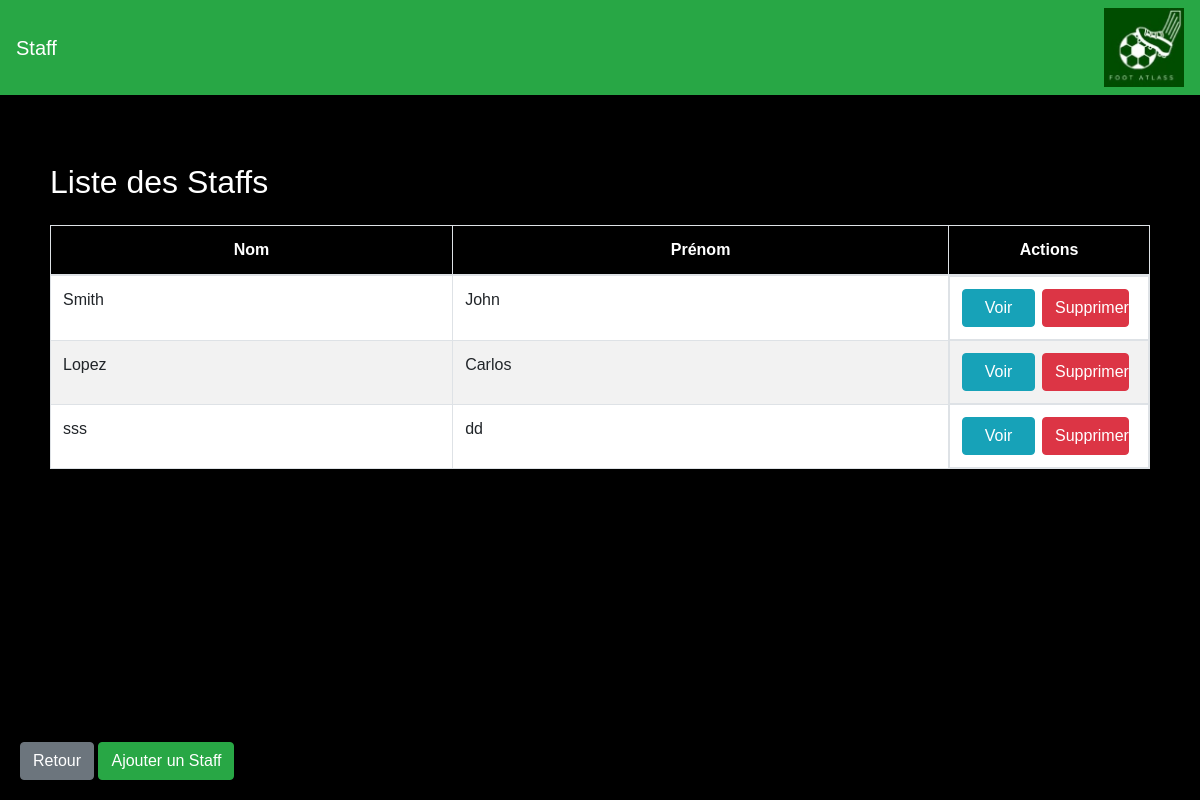
The page /pages/staff.php on the database its author committed.
### tables this page shows
CREATE TABLE IF NOT EXISTS `staff` (
  `id` int NOT NULL AUTO_INCREMENT,
  `nom` varchar(50) DEFAULT NULL,
  `prenom` varchar(50) DEFAULT NULL,
  `poste` varchar(50) DEFAULT NULL,
  `nationalite` varchar(50) DEFAULT NULL,
  `date_naissance` date DEFAULT NULL,
  `telephone` varchar(50) DEFAULT NULL,
  `date_embauche` date DEFAULT NULL,
  `email` varchar(50) DEFAULT NULL,
  `created_at` timestamp NOT NULL DEFAULT CURRENT_TIMESTAMP,
  `equipes` int DEFAULT NULL,
  PRIMARY KEY (`id`),
  KEY `fk_equipes` (`equipes`)
);

### pages/staff.php (the view, shortened to what this page needs)
<?php
$servername = "localhost";
$username = "root";
$password = "";
$dbname = "site_foot";
try {
    $conn = new PDO("mysql:host=$servername;dbname=$dbname", $username, $password);
    $conn->setAttribute(PDO::ATTR_ERRMODE, PDO::ERRMODE_EXCEPTION);
} catch (PDOException $e) {
    die("Connexion échouée: " . $e->getMessage());
}
$sql = "SELECT * FROM staff";
$stmt = $conn->query($sql);
?>
<!DOCTYPE html>
<html lang="fr">
<head>
    <link rel="stylesheet" href="https://stackpath.bootstrapcdn.com/bootstrap/4.3.1/css/bootstrap.min.css">
</head>
<body>
    <nav class="navbar navbar-expand-lg navbar-light" style="background-color: #28a745;">
    <a class="navbar-brand" href="#">Staff</a>
    <div class="ml-auto">
    <img src="../assets/images/logo.jpg" alt="Connexion" id="login-btn" style="  width: 80px;">
    </div>
</nav>
    <div class="container mt-5">
        <h1>Liste des Staffs</h1>
        <table class="table table-bordered mt-4">
            <thead>
                <tr>
                    <th>Nom</th>
                    <th>Prénom</th>
                    <th>Actions</th>
                </tr>
            </thead>
            <tbody>
                <?php
                if ($stmt->rowCount() > 0) {
                    while($row = $stmt->fetch(PDO::FETCH_ASSOC)) {
                        echo "<tr>
                                <td>{$row['nom']}</td>
                                <td>{$row['prenom']}</td>
                                <td class='action-buttons'>
                                    <a href='voir_staff.php?id={$row['id']}' class='btn btn-info'>Voir</a>
                                    <a href='staff.php?delete={$row['id']}' class='btn btn-danger' onclick='return confirm(\"Voulez-vous vraiment supprimer ce staff ?\");'>Supprimer</a>
                                </td>
                            </tr>";
                    }
                } else {
                    echo "<tr><td colspan='3'>Aucun staff trouvé.</td></tr>";
                }
                ?>
            </tbody>
        </table>
    </div>
    <div class="bottom-buttons">
        <a href="dashboard_football.php" class="btn btn-secondary">Retour</a>
        <a href="ajouter_staff.php" class="btn btn-success">Ajouter un Staff</a>
    </div>
</body>
</html>

### pages/staff.php (style rules this page uses)
body { background-color: #000; color: #fff; font-family: Arial, sans-serif; }
.navbar { background-color: #28a745; }
.navbar a { color: white !important; }
table { background-color: rgba(255, 255, 255, 0.8); border-radius: 8px; box-shadow: 0 4px 8px rgba(0, 0, 0, 0.1); }
th, td { text-align: center; padding: 10px; }
th { background-color: #000; color: white; }
tr:nth-child(odd) { background-color: #ffffff; }
tr:nth-child(even) { background-color: #f2f2f2; }
th:nth-child(3), td:nth-child(3) { width: 200px; }
.btn-info, .btn-danger { width: 48%; margin-right: 4%; }
.btn-danger { width: 50%; }
.btn-info { background-color: #17a2b8; border-color: #17a2b8; }
.btn-danger { background-color: #dc3545; border-color: #dc3545; }
.bottom-buttons { position: fixed; bottom: 20px; left: 20px; z-index: 10; }
.btn-success { background-color: #28a745; border-color: #28a745; }
.btn-secondary { background-color: #6c757d; border-color: #6c757d; }
.container { margin-top: 50px; padding: 20px; }
h1 { color: #fff; font-size: 2rem; }
td { text-align: left; }
.action-buttons { display: flex; justify-content: space-between; }

### rows shown on the page
staff: nom "Smith", prenom "John"
staff: nom "Lopez", prenom "Carlos"
staff: nom "sss", prenom "dd"
